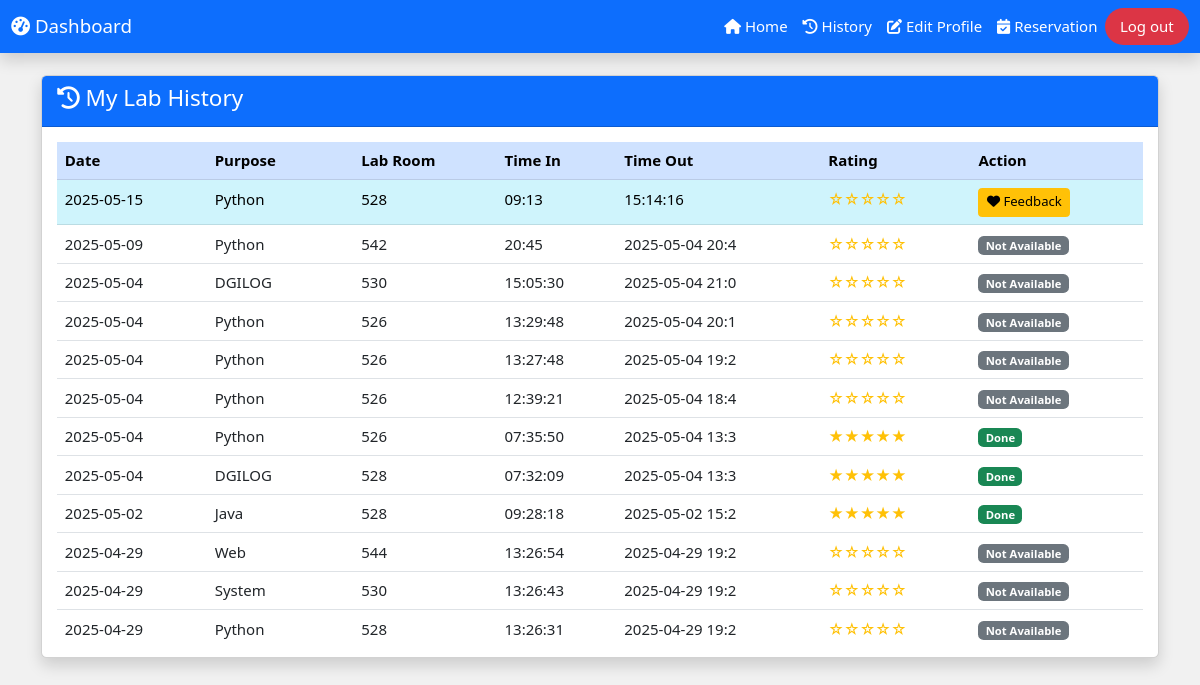
Before: /users/history.php (signed in) with the older database file.
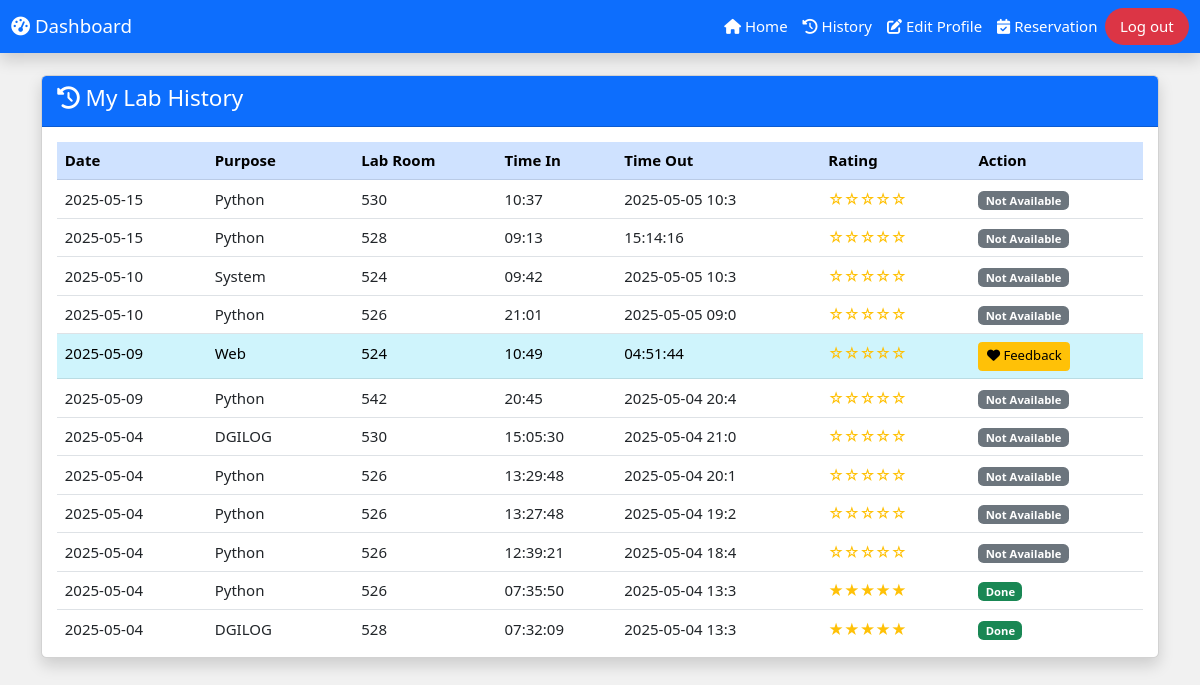
After: the same page with the newer database file.
### tables this page shows
CREATE TABLE `student_sit_in` (
  `sit_id` int(11) NOT NULL,
  `id_number` int(11) NOT NULL,
  `sit_purpose` varchar(50) NOT NULL,
  `sit_lab` varchar(20) NOT NULL,
  `pc_number` int(11) NOT NULL DEFAULT 0,
  `time_in` varchar(15) NOT NULL,
  `time_out` varchar(15) NOT NULL,
  `sit_date` varchar(10) NOT NULL,
  `status` varchar(20) NOT NULL
);

CREATE TABLE `feedback` (
  `id` int(11) NOT NULL,
  `sit_id` int(11) DEFAULT NULL,
  `user_id` varchar(50) DEFAULT NULL,
  `rating` int(11) DEFAULT NULL,
  `message` text DEFAULT NULL,
  `created_at` datetime DEFAULT current_timestamp(),
  `status` varchar(20) DEFAULT 'pending'
);

### users/history.php (the view, shortened to what the changed rows need)
<?php
include('db.php');
$username = $_SESSION['username'];
?>
<!DOCTYPE html>
<html lang="en">
<head>
    <link rel="stylesheet" href="w3.css">
    <link rel="stylesheet" href="https://cdn.jsdelivr.net/npm/bootstrap@5.3.0/dist/css/bootstrap.min.css">
    <link rel="stylesheet" href="https://cdnjs.cloudflare.com/ajax/libs/font-awesome/6.5.1/css/all.min.css">
</head>
<body class="w3-light-grey">
<div class="container mt-4">
    <div class="card shadow">
        <div class="card-body">
            <div class="table-container">
                <table class="table table-hover">
                    <thead class="table-primary">
                        <tr>
                            <th>Date</th>
                            <th>Purpose</th>
                            <th>Lab Room</th>
                            <th>Time In</th>
                            <th>Time Out</th>
                            <th>Rating</th>
                            <th>Action</th>
                        </tr>
                    </thead>
                    <tbody>
                        <?php
                        $user_query = "SELECT id FROM user WHERE username = ?";
                        $user_stmt = $con->prepare($user_query);
                        $user_stmt->bind_param("s", $username);
                        $user_stmt->execute();
                        $user_result = $user_stmt->get_result();
                        $user_id = $user_result->fetch_assoc()['id'];
                        $sit_in_query = "SELECT s.*,
                                       f.id as feedback_id,
                                       f.rating as rating,
                                       CASE
                                           WHEN s.sit_id = (
                                               SELECT MAX(sit_id)
                                               FROM student_sit_in
                                               WHERE id_number = s.id_number
                                               AND status = 'Completed'
                                           ) THEN 1
                                           ELSE 0
                                       END as is_newest
                                       FROM student_sit_in s
                                       LEFT JOIN feedback f ON s.sit_id = f.sit_id AND f.user_id = ?
                                       WHERE s.id_number = ?
                                       AND s.status = 'Completed'
                                       ORDER BY s.sit_date DESC, s.sit_id DESC";
                        $sit_stmt = $con->prepare($sit_in_query);
                        $sit_stmt->bind_param("si", $username, $user_id);
                        $sit_stmt->execute();
                        $result = $sit_stmt->get_result();
                        while($row = $result->fetch_assoc()) {
                            $has_feedback = isset($row['feedback_id']);
                            $is_newest = $row['is_newest'] == 1;
                            $stars = $has_feedback ? str_repeat('★', $row['rating']) . str_repeat('☆', 5 - $row['rating']) : '☆☆☆☆☆';
                            echo "<tr class='" . ($is_newest ? 'table-info' : '') . "'>
                                    <td>{$row['sit_date']}</td>
                                    <td>{$row['sit_purpose']}</td>
                                    <td>{$row['sit_lab']}</td>
                                    <td>{$row['time_in']}</td>
                                    <td>{$row['time_out']}</td>
                                    <td><span class='text-warning'>{$stars}</span></td>
                                    <td>";
                            if ($is_newest && !$has_feedback) {
                                echo "<button class='btn btn-warning btn-sm' onclick='showFeedbackModal({$row['sit_id']})'>
                                        <i class='fas fa-heart'></i> Feedback
                                    </button>";
                            } else if ($has_feedback) {
                                echo "<span class='badge bg-success'>Done</span>";
                            } else {
                                echo "<span class='badge bg-secondary'>Not Available</span>";
                            }
                            echo "</td></tr>";
                        }
                        ?>
                    </tbody>
                </table>
            </div>
        </div>
    </div>
</div>
</body>
</html>

Changed rows visible on the page:
no longer on this page (row unchanged): feedback: sit.sit_date "2025-05-02", sit.sit_purpose "Java", sit.sit_lab "528", sit.time_in "09:28:18", sit.time_out "2025-05-02 15:2", stars "★★★★★", shows "Done"
no longer on this page (row unchanged): student_sit_in: sit_date "2025-04-29", sit_purpose "Web", sit_lab "544", time_in "13:26:54", time_out "2025-04-29 19:2", stars "☆☆☆☆☆", shows "Not Available"
no longer on this page (row unchanged): student_sit_in: sit_date "2025-04-29", sit_purpose "System", sit_lab "530", time_in "13:26:43", time_out "2025-04-29 19:2", stars "☆☆☆☆☆", shows "Not Available"
no longer on this page (row unchanged): student_sit_in: sit_date "2025-04-29", sit_purpose "Python", sit_lab "528", time_in "13:26:31", time_out "2025-04-29 19:2", stars "☆☆☆☆☆", shows "Not Available"
added student_sit_in: sit_date "2025-05-15", sit_purpose "Python", sit_lab "530", time_in "10:37", time_out "2025-05-05 10:3", stars "☆☆☆☆☆", shows "Not Available"
computed for student_sit_in (number 2 of 10 on the later page): text "Feedback" → "Not Available"
added student_sit_in: sit_date "2025-05-10", sit_purpose "System", sit_lab "524", time_in "09:42", time_out "2025-05-05 10:3", stars "☆☆☆☆☆", shows "Not Available"
added student_sit_in: sit_date "2025-05-10", sit_purpose "Python", sit_lab "526", time_in "21:01", time_out "2025-05-05 09:0", stars "☆☆☆☆☆", shows "Not Available"
added student_sit_in: sit_date "2025-05-09", sit_purpose "Web", sit_lab "524", time_in "10:49", time_out "04:51:44", stars "☆☆☆☆☆"
